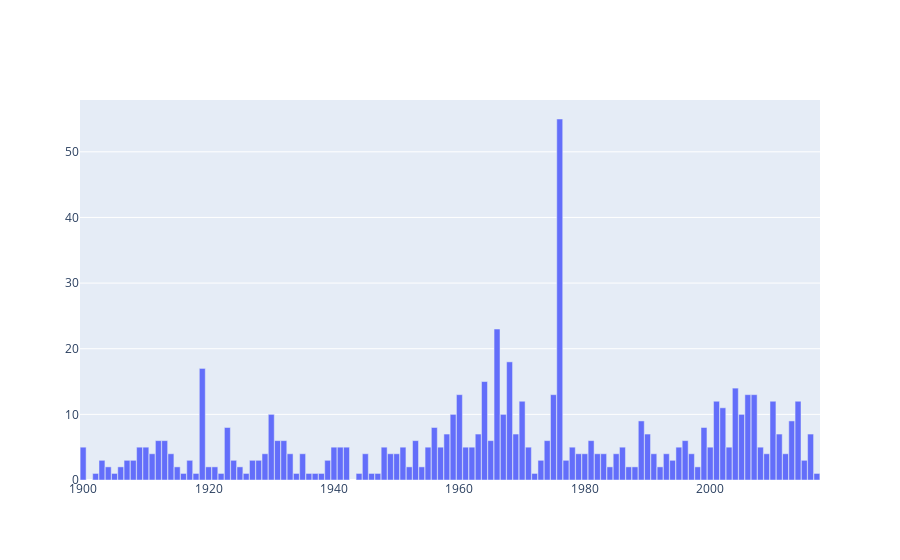

Notebook code cell kept with this figure:
### Code cell
# bar plot 
# year built
plot_bar(x=years.index,
         y=years.values)

### Figure 1 — Plotly figure (JSON) as saved in the notebook; plotly's stock layout.template omitted (floating-point values rounded to 4 significant figures)
{"data": [{"type": "bar", "x": [1900, 1902, 1903, 1904, 1905, 1906, 1907, 1908, 1909, 1910, 1911, 1912, 1913, 1914, 1915, 1916, 1917, 1918, 1919, 1920, 1921, 1922, 1923, 1924, 1925, 1926, 1927, 1928, 1929, 1930, 1931, 1932, 1933, 1934, 1935, 1936, 1937, 1938, 1939, 1940, 1941, 1942, 1944, 1945, 1946, 1947, 1948, 1949, 1950, 1951, 1952, 1953, 1954, 1955, 1956, 1957, 1958, 1959, 1960, 1961, 1962, 1963, 1964, 1965, 1966, 1967, 1968, 1969, 1970, 1971, 1972, 1973, 1974, 1975, 1976, 1977, 1978, 1979, 1980, 1981, 1982, 1983, 1984, 1985, 1986, 1987, 1988, 1989, 1990, 1991, 1992, 1993, 1994, 1995, 1996, 1997, 1998, 1999, 2000, 2001, 2002, 2003, 2004, 2005, 2006, 2007, 2008, 2009, 2010, 2011, 2012, 2013, 2014, 2015, 2016, 2017], "y": [5, 1, 3, 2, 1, 2, 3, 3, 5, 5, 4, 6, 6, 4, 2, 1, 3, 1, 17, 2, 2, 1, 8, 3, 2, 1, 3, 3, 4, 10, 6, 6, 4, 1, 4, 1, 1, 1, 3, 5, 5, 5, 1, 4, 1, 1, 5, 4, 4, 5, 2, 6, 2, 5, 8, 5, 7, 10, 13, 5, 5, 7, 15, 6, 23, 10, 18, 7, 12, 5, 1, 3, 6, 13, 55, 3, 5, 4, 4, 6, 4, 4, 2, 4, 5, 2, 2, 9, 7, 4, 2, 4, 3, 5, 6, 4, 2, 8, 5, 12, 11, 5, 14, 10, 13, 13, 5, 4, 12, 7, 4, 9, 12, 3, 7, 1]}], "layout": {"autosize": true, "bargap": 0.05, "title": {"text": ""}, "xaxis": {"autorange": true, "range": [1900.0, 2018.0], "title": {"text": ""}, "type": "linear"}, "yaxis": {"autorange": true, "range": [0, 57.89], "title": {"text": ""}, "type": "linear"}}}
